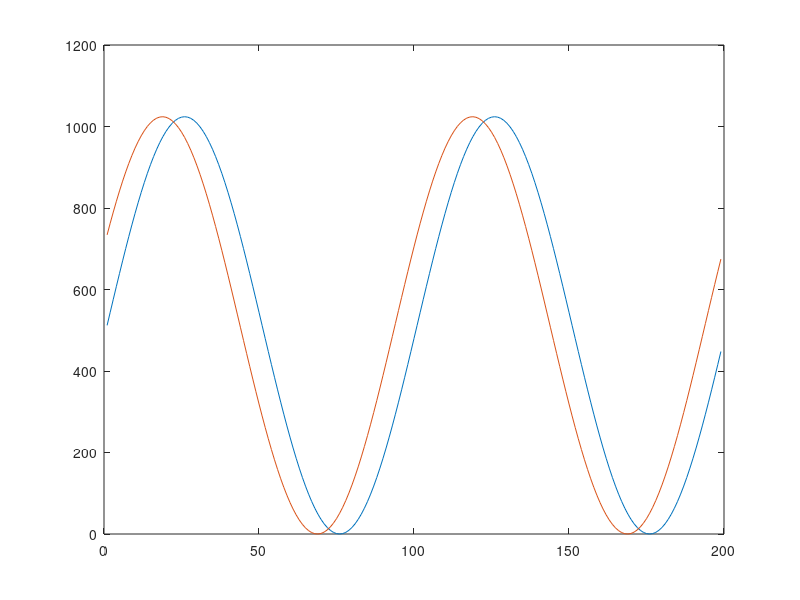

This chart was generated by the following MATLAB code: (Note: this script raises an error after producing the figure.)
close all;
clear;
clc;

%%Time specifications:
f = 1000;     % signal frequency
N = 100;    % samples per signal period
Fs = N*f;  % samples per second
dt = 1/Fs;   % seconds per sample (time increment)

t = 0:dt:(2*dt*(N-1)); 
sineAmp = 512;
sineDc = 512;
phase = pi/7;

C1 = sineAmp*sin(2*pi*f*t)+sineDc;
C2 = sineAmp*sin(2*pi*f*t+phase)+sineDc;

figure; plot(C1);
hold on; plot(C2);

%Get angle
Cn = SEF(t,C2,1/f,2);
phi1 = angle(Cn(2))*180/pi+90

%optimize for single armonic
Cn_1 =f*sum(C2.*exp(-1i*2*pi*f*t))*dt;
phi2 = angle(Cn_1)*180/pi+90

%vector based
min = sineAmp+sineDc;
min_pos = 0;
for i=0:(N-2)
    val = abs(C1(i+1)-sineDc);
    if((val < min) && ((C1(i+2)-sineDc)>0))
        min = val;
        min_pos = i;
    end
end

max = 0;
max_pos = 0;
for j= 0:(N-1)
    if((C2(j+1) > max) && (j>min_pos))
        max = C2(j+1);
        max_pos = j;
    end
end

delta_n = max_pos-min_pos;
index = delta_n-ceil(N/4);
ph3 = -((index*360)/(N-1))


%%%%%%%%%%%%%%%%%%%%%%%%%%%%%%%%%%%%%
function [Cn]=SEF(t,ft,T0,N)
    w0=2*pi/T0;
    dt=t(2)-t(1);

    Cn=zeros(1,N-1);

    for n=0:(N-1)
        Cn(n+1)=(1/T0)*sum(ft.*exp(-1i*w0*n*t))*dt;
    end
    Cn(1)=(1/T0)*sum(ft)*dt;
end
